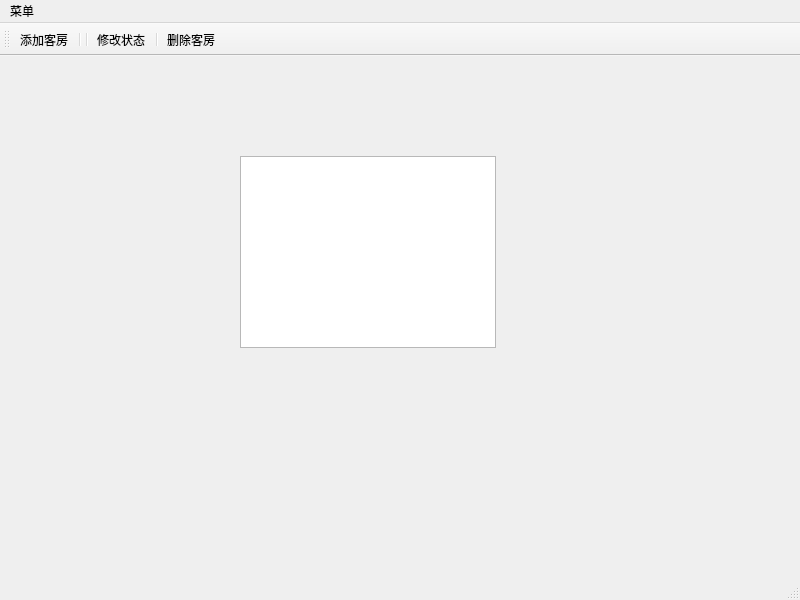
<?xml version="1.0" encoding="UTF-8"?>
<ui version="4.0">
 <class>MainWindow</class>
 <widget class="QMainWindow" name="MainWindow">
  <property name="enabled">
   <bool>true</bool>
  </property>
  <property name="geometry">
   <rect>
    <x>0</x>
    <y>0</y>
    <width>800</width>
    <height>600</height>
   </rect>
  </property>
  <property name="windowTitle">
   <string>MainWindow</string>
  </property>
  <widget class="QWidget" name="centralwidget">
   <widget class="QListWidget" name="listWidget">
    <property name="geometry">
     <rect>
      <x>240</x>
      <y>100</y>
      <width>256</width>
      <height>192</height>
     </rect>
    </property>
    <property name="font">
     <font>
      <pointsize>14</pointsize>
     </font>
    </property>
   </widget>
  </widget>
  <widget class="QMenuBar" name="menubar">
   <property name="geometry">
    <rect>
     <x>0</x>
     <y>0</y>
     <width>800</width>
     <height>26</height>
    </rect>
   </property>
   <widget class="QMenu" name="menu">
    <property name="minimumSize">
     <size>
      <width>24</width>
      <height>24</height>
     </size>
    </property>
    <property name="tearOffEnabled">
     <bool>false</bool>
    </property>
    <property name="title">
     <string>菜单</string>
    </property>
    <property name="icon">
     <iconset resource="res.qrc">
      <normaloff>:/img/add.png</normaloff>:/img/add.png</iconset>
    </property>
    <addaction name="action"/>
    <addaction name="separator"/>
    <addaction name="action_3"/>
    <addaction name="separator"/>
    <addaction name="action_2"/>
    <addaction name="separator"/>
   </widget>
   <addaction name="menu"/>
  </widget>
  <widget class="QStatusBar" name="statusbar"/>
  <widget class="QToolBar" name="toolBar">
   <property name="windowTitle">
    <string>toolBar</string>
   </property>
   <property name="iconSize">
    <size>
     <width>64</width>
     <height>64</height>
    </size>
   </property>
   <property name="toolButtonStyle">
    <enum>Qt::ToolButtonTextUnderIcon</enum>
   </property>
   <attribute name="toolBarArea">
    <enum>TopToolBarArea</enum>
   </attribute>
   <attribute name="toolBarBreak">
    <bool>false</bool>
   </attribute>
   <addaction name="action"/>
   <addaction name="separator"/>
   <addaction name="separator"/>
   <addaction name="action_3"/>
   <addaction name="separator"/>
   <addaction name="action_2"/>
  </widget>
  <action name="action">
   <property name="icon">
    <iconset resource="res.qrc">
     <normaloff>:/img/add.png</normaloff>:/img/add.png</iconset>
   </property>
   <property name="text">
    <string>添加客房</string>
   </property>
   <property name="toolTip">
    <string>添加客服</string>
   </property>
  </action>
  <action name="action_2">
   <property name="icon">
    <iconset resource="res.qrc">
     <normaloff>:/img/del.png</normaloff>:/img/del.png</iconset>
   </property>
   <property name="text">
    <string>删除客房</string>
   </property>
   <property name="toolTip">
    <string>删除客房</string>
   </property>
  </action>
  <action name="action_3">
   <property name="icon">
    <iconset resource="res.qrc">
     <normaloff>:/img/set.png</normaloff>:/img/set.png</iconset>
   </property>
   <property name="text">
    <string>修改状态</string>
   </property>
   <property name="toolTip">
    <string>修改状态</string>
   </property>
  </action>
 </widget>
 <resources>
  <include location="res.qrc"/>
 </resources>
 <connections/>
</ui>
